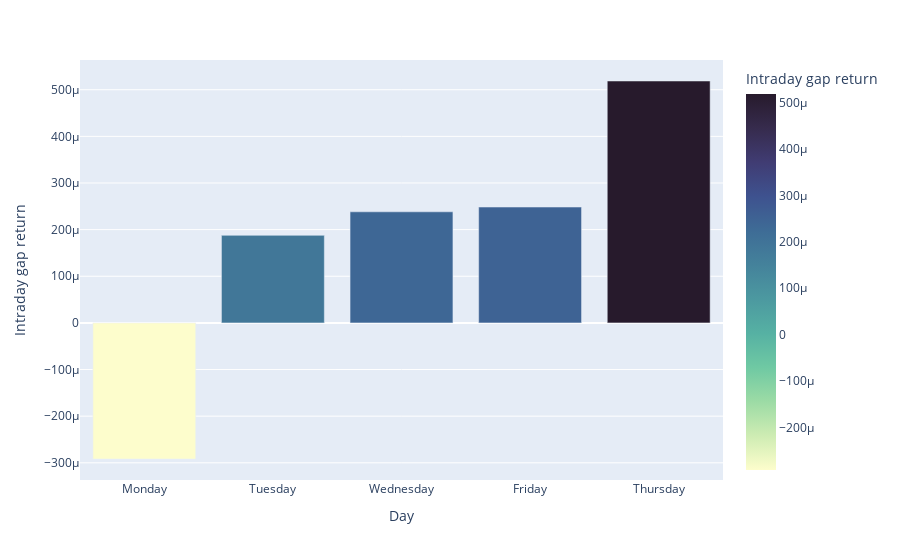

This figure's notebook cell:
### Markdown cell above
## ¿Cuál es el mejor día para invertir de acuerdo a movimientos intradiarios?

### Code cell
#Cual es el mejor día para invertir teniendo en cuenta el retorno de los movimientos intradiarios
intraday_gap_returns = pd.DataFrame(sp500.groupby("Day")["Intraday gap return"].mean())
intraday_gap_returns.sort_values(by="Intraday gap return",inplace=True)

py.init_notebook_mode(connected=True)
fig = px.bar(intraday_gap_returns,
             x=intraday_gap_returns.index,
             y="Intraday gap return", color='Intraday gap return',
            color_continuous_scale=px.colors.sequential.deep)
fig.show()

### Figure 1 — Plotly figure (JSON) as saved in the notebook; plotly's stock layout.template omitted (floating-point values rounded to 4 significant figures)
{"data": [{"alignmentgroup": "True", "hovertemplate": "Day=%{x}<br>Intraday gap return=%{marker.color}<extra></extra>", "legendgroup": "", "marker": {"color": [-0.0002919, 0.0001877, 0.0002382, 0.0002484, 0.0005187], "coloraxis": "coloraxis", "pattern": {"shape": ""}}, "name": "", "offsetgroup": "", "orientation": "v", "showlegend": false, "textposition": "auto", "type": "bar", "x": ["Monday", "Tuesday", "Wednesday", "Friday", "Thursday"], "xaxis": "x", "y": [-0.0002919, 0.0001877, 0.0002382, 0.0002484, 0.0005187], "yaxis": "y"}], "layout": {"barmode": "relative", "coloraxis": {"colorbar": {"title": {"text": "Intraday gap return"}}, "colorscale": [[0, "rgb(253, 253, 204)"], [0.09091, "rgb(206, 236, 179)"], [0.1818, "rgb(156, 219, 165)"], [0.2727, "rgb(111, 201, 163)"], [0.3636, "rgb(86, 177, 163)"], [0.4545, "rgb(76, 153, 160)"], [0.5455, "rgb(68, 130, 155)"], [0.6364, "rgb(62, 108, 150)"], [0.7273, "rgb(62, 82, 143)"], [0.8182, "rgb(64, 60, 115)"], [0.9091, "rgb(54, 43, 77)"], [1, "rgb(39, 26, 44)"]]}, "legend": {"tracegroupgap": 0}, "margin": {"t": 60}, "xaxis": {"anchor": "y", "domain": [0, 1], "title": {"text": "Day"}}, "yaxis": {"anchor": "x", "domain": [0, 1], "title": {"text": "Intraday gap return"}}}}
